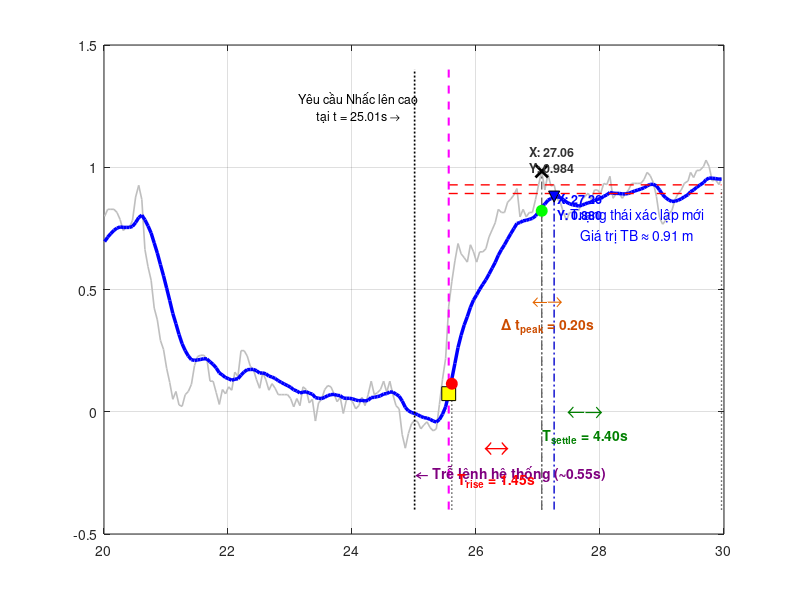

Write the MATLAB code that produced this figure. (Note: this script raises an error after producing the figure.)
clear; clc; close all;

%% 1. KHAI BÁO ĐẦY ĐỦ DỮ LIỆU CẬP NHẬT MỚI (20.01s -> 29.96s)
% Định dạng ma trận: [Thời gian, Áp suất, Tín hiệu thô, Tín hiệu Kalman, Trạng thái]
% Đã loại bỏ hoàn toàn chữ 's' ở cột thời gian để đảm bảo định dạng số chuẩn.
data = [
20.01,100841.67,0.799,0.696,0.00; 20.06,100841.34,0.828,0.714,0.00;
20.11,100841.34,0.828,0.729,0.00; 20.16,100841.34,0.828,0.742,0.00;
20.21,100841.50,0.815,0.751,0.00; 20.26,100841.85,0.786,0.756,0.00;
20.31,100842.22,0.741,0.754,0.00; 20.36,100842.19,0.757,0.754,0.00;
20.41,100842.22,0.754,0.754,0.00; 20.46,100841.88,0.783,0.758,0.00;
20.51,100840.75,0.878,0.774,0.00; 20.56,100840.18,0.926,0.794,0.00;
20.61,100840.86,0.868,0.804,0.00; 20.66,100843.29,0.664,0.785,0.00;
20.71,100844.14,0.593,0.760,0.00; 20.76,100844.82,0.538,0.731,0.00;
20.81,100846.17,0.424,0.690,0.00; 20.86,100846.75,0.376,0.649,0.00;
20.91,100847.77,0.292,0.602,0.00; 20.96,100848.21,0.255,0.556,0.00;
21.01,100849.13,0.178,0.506,0.00; 21.06,100849.80,0.120,0.455,0.00;
21.11,100850.65,0.051,0.402,0.00; 21.16,100850.25,0.083,0.360,0.00;
21.21,100850.92,0.028,0.316,0.00; 21.26,100850.99,0.022,0.278,0.00;
21.31,100850.42,0.070,0.250,0.00; 21.36,100850.25,0.083,0.228,0.00;
21.41,100849.91,0.112,0.213,0.00; 21.46,100849.00,0.189,0.210,0.00;
21.51,100848.55,0.226,0.212,0.00; 21.56,100848.50,0.231,0.214,0.00;
21.61,100848.50,0.231,0.217,0.00; 21.66,100848.66,0.215,0.216,0.00;
21.71,100849.75,0.125,0.204,0.00; 21.76,100849.75,0.125,0.194,0.00;
21.81,100850.32,0.078,0.179,0.00; 21.86,100850.88,0.030,0.159,0.00;
21.91,100850.14,0.091,0.150,0.00; 21.96,100850.38,0.073,0.140,0.00;
22.01,100850.03,0.102,0.135,0.00; 22.06,100850.21,0.088,0.129,0.00;
22.11,100849.29,0.162,0.133,0.00; 22.16,100849.35,0.144,0.135,0.00;
22.21,100848.28,0.250,0.150,0.00; 22.26,100848.28,0.250,0.163,0.00;
22.31,100848.50,0.228,0.172,0.00; 22.36,100849.02,0.186,0.173,0.00;
22.41,100849.18,0.173,0.173,0.00; 22.46,100849.69,0.131,0.168,0.00;
22.51,100850.10,0.096,0.158,0.00; 22.56,100849.35,0.160,0.159,0.00;
22.61,100849.69,0.131,0.155,0.00; 22.66,100850.21,0.088,0.146,0.00;
22.71,100849.86,0.115,0.142,0.00; 22.76,100850.10,0.096,0.136,0.00;
22.81,100850.43,0.070,0.127,0.00; 22.86,100850.43,0.070,0.120,0.00;
22.91,100850.43,0.070,0.113,0.00; 22.96,100850.43,0.070,0.107,0.00;
23.01,100850.60,0.054,0.100,0.00; 23.06,100851.00,0.020,0.090,0.00;
23.11,100850.60,0.054,0.085,0.00; 23.16,100850.94,0.025,0.077,0.00;
23.21,100850.03,0.102,0.080,0.00; 23.26,100850.14,0.091,0.082,0.00;
23.31,100850.82,0.036,0.076,0.00; 23.36,100850.65,0.051,0.072,0.00;
23.41,100851.72,-0.038,0.058,0.00; 23.46,100850.82,0.036,0.055,0.00;
23.51,100850.65,0.051,0.054,0.00; 23.56,100850.14,0.091,0.059,0.00;
23.61,100849.97,0.107,0.066,0.00; 23.66,100850.03,0.102,0.070,0.00;
23.71,100850.38,0.073,0.071,0.00; 23.76,100850.77,0.041,0.067,0.00;
23.81,100850.54,0.059,0.066,0.00; 23.86,100851.28,-0.007,0.056,0.00;
23.91,100850.66,0.049,0.055,0.00; 23.96,100850.60,0.054,0.055,0.00;
24.01,100850.77,0.041,0.053,0.00; 24.06,100851.11,0.012,0.048,0.00;
24.11,100850.94,0.025,0.045,0.00; 24.16,100850.54,0.059,0.047,0.00;
24.21,100850.94,0.025,0.044,0.00; 24.26,100850.43,0.070,0.047,0.00;
24.31,100849.75,0.125,0.058,0.00; 24.36,100850.43,0.070,0.059,0.00;
24.41,100850.32,0.078,0.062,0.00; 24.46,100850.16,0.091,0.065,0.00;
24.51,100849.75,0.125,0.073,0.00; 24.56,100850.27,0.080,0.074,0.00;
24.61,100849.75,0.125,0.081,0.00; 24.66,100850.43,0.070,0.080,0.00;
24.71,100850.94,0.025,0.072,0.00; 24.76,100851.11,0.012,0.064,0.00;
24.81,100852.36,-0.094,0.044,0.00; 24.86,100853.03,-0.149,0.018,0.00;
24.91,100852.30,-0.089,0.004,0.00; 24.96,100851.85,-0.049,-0.003,0.00;
25.01,100851.67,-0.036,-0.007,1.00; 25.06,100851.74,-0.041,-0.012,1.00;
25.11,100852.08,-0.070,-0.019,1.00; 25.16,100851.91,-0.054,-0.024,1.00;
25.21,100851.74,-0.041,-0.026,1.00; 25.26,100852.02,-0.065,-0.031,1.00;
25.31,100852.19,-0.078,-0.038,1.00; 25.36,100852.08,-0.070,-0.042,1.00;
25.41,100850.89,0.030,-0.032,1.00; 25.46,100849.64,0.133,-0.010,1.00;
25.51,100848.63,0.218,0.020,1.00; 25.56,100846.08,0.432,0.074,1.00;
25.61,100844.89,0.532,0.134,1.00; 25.66,100843.88,0.617,0.198,1.00;
25.71,100843.03,0.688,0.263,1.00; 25.76,100843.53,0.646,0.313,1.00;
25.81,100843.71,0.630,0.355,1.00; 25.86,100843.93,0.612,0.389,1.00;
25.91,100843.09,0.683,0.427,1.00; 25.96,100843.42,0.654,0.457,1.00;
26.01,100843.93,0.612,0.478,1.00; 26.06,100843.42,0.654,0.501,1.00;
26.11,100843.42,0.654,0.521,1.00; 26.16,100843.25,0.667,0.540,1.00;
26.21,100842.69,0.715,0.563,1.00; 26.26,100842.35,0.744,0.587,1.00;
26.31,100842.00,0.773,0.611,1.00; 26.36,100841.33,0.828,0.640,1.00;
26.41,100841.50,0.815,0.663,1.00; 26.46,100841.50,0.815,0.683,1.00;
26.51,100840.99,0.857,0.706,1.00; 26.56,100840.82,0.870,0.728,1.00;
26.61,100840.65,0.886,0.749,1.00; 26.66,100840.32,0.913,0.770,1.00;
26.71,100841.73,0.797,0.774,1.00; 26.76,100841.33,0.828,0.781,1.00;
26.81,100841.73,0.797,0.783,1.00; 26.86,100841.50,0.815,0.787,1.00;
26.91,100841.50,0.815,0.791,1.00; 26.96,100840.88,0.868,0.801,1.00;
27.01,100840.14,0.929,0.818,1.00; 27.06,100839.46,0.984,0.840,1.00;
27.11,100840.38,0.907,0.849,1.00; 27.16,100839.63,0.971,0.865,1.00;
27.21,100840.21,0.923,0.872,1.00; 27.26,100840.14,0.929,0.880,1.00;
27.31,100840.82,0.870,0.879,1.00; 27.36,100840.99,0.857,0.876,1.00;
27.41,100841.50,0.815,0.868,1.00; 27.46,100841.89,0.783,0.857,1.00;
27.51,100841.50,0.815,0.851,1.00; 27.56,100841.33,0.815,0.846,1.00;
27.61,100841.33,0.828,0.844,1.00; 27.66,100841.39,0.823,0.841,1.00;
27.71,100840.88,0.868,0.845,1.00; 27.76,100840.71,0.881,0.850,1.00;
27.81,100840.55,0.894,0.855,1.00; 27.86,100840.88,0.868,0.857,1.00;
27.91,100840.38,0.907,0.864,1.00; 27.96,100840.40,0.907,0.869,1.00;
28.01,100840.57,0.892,0.872,1.00; 28.06,100840.07,0.934,0.881,1.00;
28.11,100840.13,0.929,0.887,1.00; 28.16,100839.72,0.963,0.897,1.00;
28.21,100840.80,0.873,0.894,1.00; 28.26,100840.57,0.892,0.893,1.00;
28.31,100840.57,0.892,0.893,1.00; 28.36,100840.80,0.873,0.891,1.00;
28.41,100840.57,0.892,0.891,1.00; 28.46,100840.40,0.907,0.893,1.00;
28.51,100840.07,0.934,0.898,1.00; 28.56,100840.07,0.934,0.903,1.00;
28.61,100840.07,0.934,0.907,1.00; 28.66,100840.07,0.934,0.911,1.00;
28.71,100839.89,0.950,0.916,1.00; 28.76,100839.55,0.979,0.924,1.00;
28.81,100839.69,0.966,0.930,1.00; 28.86,100840.03,0.937,0.930,1.00;
28.91,100840.71,0.881,0.924,1.00; 28.96,100841.76,0.794,0.907,1.00;
29.01,100842.07,0.767,0.888,1.00; 29.06,100841.89,0.783,0.875,1.00;
29.11,100841.57,0.810,0.866,1.00; 29.16,100841.39,0.823,0.860,1.00;
29.21,100840.88,0.868,0.861,1.00; 29.26,100840.57,0.892,0.865,1.00;
29.31,100840.40,0.907,0.871,1.00; 29.36,100840.07,0.934,0.879,1.00;
29.42,100839.55,0.944,0.888,1.00; 29.46,100839.55,0.979,0.900,1.00;
29.51,100839.78,0.958,0.907,1.00; 29.56,100839.78,0.987,0.918,1.00;
29.61,100839.44,0.987,0.927,1.00; 29.67,100839.27,1.003,0.937,1.00;
29.71,100838.94,1.029,0.949,1.00; 29.76,100839.27,1.003,0.956,1.00;
29.81,100839.96,0.944,0.955,1.00; 29.86,100839.89,0.950,0.954,1.00;
29.92,100840.13,0.929,0.951,1.00; 29.96,100839.78,0.958,0.952,1.00
];

t = data(:,1);
raw = data(:,3);
kalman = data(:,4);

%% 2. TÍNH TOÁN THEO MỐC THỰC TẾ ĐÃ CẬP NHẬT (t_start_action = 25.56s)
t_start_action = 25.56;  
idx_stable = (t >= 28.5 & t <= 29.96); % Vùng xác lập mới khi nhấc cao ổn định

final_val = mean(kalman(idx_stable)); 
base_val = mean(kalman(t < t_start_action & t >= 24.0)); % Lấy nền tĩnh trước khi nhấc
delta = final_val - base_val;

val_10 = base_val + 0.10 * delta;
val_90 = base_val + 0.90 * delta;

t10 = t(find(kalman >= val_10 & t >= t_start_action, 1, 'first'));
t90 = t(find(kalman >= val_90 & t >= t_start_action, 1, 'first'));
t_rise = t90 - t10;

settle_band_upper = final_val + 0.02 * abs(delta);
settle_band_lower = final_val - 0.02 * abs(delta);

idx_outside = find((kalman < settle_band_lower | kalman > settle_band_upper) & t >= t_start_action);
t_settle_time = t(idx_outside(end)); 
t_settle = t_settle_time - t_start_action; 

%% 3. ĐỊNH VỊ ĐỈNH CỤC BỘ TRONG QUÁ TRÌNH QUÁ ĐỘ (25.56s -> 28.00s)
idx_transient_peak = (t >= t_start_action & t <= 28.00);
temp_t = t(idx_transient_peak);
temp_raw = raw(idx_transient_peak);
temp_kalman = kalman(idx_transient_peak);

% Tìm đỉnh cục bộ của tín hiệu Thô (Vùng vọt lố thô)
[max_raw_val, idx_raw_p] = max(temp_raw);
t_peak_raw = temp_t(idx_raw_p); 

% Tìm đỉnh cục bộ của tín hiệu Kalman (Trễ sau lọc)
[max_kal_val, idx_kal_p] = max(temp_kalman);
t_peak_kalman = temp_t(idx_kal_p); 
t_peak_delay = t_peak_kalman - t_peak_raw; 

% In kết quả kiểm tra ra Command Window
fprintf('--- KẾT QUẢ ĐÁNH GIÁ ĐÁP ỨNG ĐỘNG HỌC (DỮ LIỆU MỚI) ---\n');
fprintf('Thời điểm đạt đỉnh Thô cục bộ: %.3f giây (Giá trị: %.3f)\n', t_peak_raw, max_raw_val);
fprintf('Thời điểm đạt đỉnh Lọc cục bộ: %.3f giây (Giá trị: %.3f)\n', t_peak_kalman, max_kal_val);
fprintf('=> ĐỘ TRỄ ĐỈNH THỰC TẾ (Peak Delay): %.3f giây\n', t_peak_delay);
fprintf('Thời gian tăng trưởng (Rise Time): %.3f giây\n', t_rise);
fprintf('Thời gian xác lập (Settling Time): %.3f giây\n', t_settle);
fprintf('------------------------------------------------------\n');

%% 4. VẼ ĐỒ THỊ VÀ CẤU HÌNH ĐƯỜNG NỀN ĐỒ ÁN
figure('Name', 'Danh Gia Dap Ung Kalman - Nhac Len Cao', 'NumberTitle', 'off', 'Position', [100, 100, 1050, 650]);
plot(t, raw, 'Color', [0.75 0.75 0.75], 'LineWidth', 1.2, 'DisplayName', 'Dữ liệu thô (Raw)');
hold on;
plot(t, kalman, 'b', 'LineWidth', 2.5, 'DisplayName', 'Dữ liệu sau lọc (Kalman)');

% Vẽ đường dóng biên ổn định 2%
plot([t_start_action max(t)], [settle_band_upper settle_band_upper], 'r--', 'LineWidth', 1, 'HandleVisibility', 'off');
plot([t_start_action max(t)], [settle_band_lower settle_band_lower], 'r--', 'LineWidth', 1, 'DisplayName', 'Băng thông ổn định \pm2%');

% Vẽ đường dóng thẳng đứng tại các điểm mốc thời gian
plot([25.01 25.01], [-0.4 1.4], 'k:', 'LineWidth', 1.2, 'HandleVisibility', 'off'); 
plot([t_start_action t_start_action], [-0.4 1.4], 'm--', 'LineWidth', 1.5, 'HandleVisibility', 'off'); 
plot([t10 t10], [-0.4 val_10], 'k:', 'LineWidth', 1, 'HandleVisibility', 'off');
plot([t90 t90], [-0.4 val_90], 'k:', 'LineWidth', 1, 'HandleVisibility', 'off');
plot([t_settle_time t_settle_time], [-0.4 final_val], 'k:', 'LineWidth', 1, 'HandleVisibility', 'off');

% Đường dóng thẳng đứng tại 2 vị trí đỉnh cục bộ quá độ
plot([t_peak_raw t_peak_raw], [-0.4 max_raw_val], 'Color', [0.4 0.4 0.4], 'LineStyle', '-.', 'LineWidth', 1, 'HandleVisibility', 'off');
plot([t_peak_kalman t_peak_kalman], [-0.4 max_kal_val], 'Color', [0 0 0.8], 'LineStyle', '-.', 'LineWidth', 1, 'HandleVisibility', 'off');

% Đánh dấu điểm nút trên đồ thị bằng các Marker hình học
plot(t_start_action, kalman(find(t>=t_start_action,1)), 'ks', 'MarkerSize', 10, 'MarkerFaceColor', 'y', 'DisplayName', 'Mốc hành động nhấc lên (25.56s)');
plot(t10, val_10, 'ro', 'MarkerSize', 8, 'MarkerFaceColor', 'r', 'DisplayName', 'Điểm đạt 10%');
plot(t90, val_90, 'go', 'MarkerSize', 8, 'MarkerFaceColor', 'g', 'DisplayName', 'Điểm đạt 90%');

% Đánh dấu 2 đỉnh cục bộ chính xác của Raw và Kalman
plot(t_peak_raw, max_raw_val, 'kx', 'MarkerSize', 9, 'LineWidth', 2, 'DisplayName', 'Đỉnh cục bộ Thô');
plot(t_peak_kalman, max_kal_val, 'kv', 'MarkerSize', 8, 'MarkerFaceColor', 'b', 'DisplayName', 'Đỉnh cục bộ Kalman');

% Hiển thị thông số text Data Tips trực quan ngay trên đỉnh
text(t_peak_raw - 0.2, max_raw_val + 0.05, sprintf('X: %.2f\nY: %.3f', t_peak_raw, max_raw_val), 'Color', [0.2 0.2 0.2], 'FontSize', 9, 'FontWeight', 'bold');
text(t_peak_kalman + 0.05, max_kal_val - 0.04, sprintf('X: %.2f\nY: %.3f', t_peak_kalman, max_kal_val), 'Color', 'b', 'FontSize', 9, 'FontWeight', 'bold');

%% 5. THÊM CHÚ THÍCH TRỰC QUAN (TEXT MỚI THEO TẬP DỮ LIỆU ĐÃ CẬP NHẬT)
text(25.03, -0.25, '\leftarrow Trễ lệnh hệ thống (~0.55s)', 'FontSize', 10, 'Color', [0.5 0 0.5], 'FontWeight','bold');
text(24.1, 1.25, {'Yêu cầu Nhấc lên cao'; 'tại t = 25.01s \rightarrow'}, 'FontSize', 9, 'Color', 'k', 'HorizontalAlignment', 'center');

% Chú thích khoảng thời gian tăng trưởng (Rise Time)
text((t10+t90)/2, -0.15, '\leftrightarrow', 'FontSize', 18, 'Color', 'r', 'HorizontalAlignment', 'center');
text((t10+t90)/2, -0.28, ['T_{rise} = ' num2str(t_rise, '%.2f') 's'], 'FontSize', 10, 'Color', 'r', 'FontWeight', 'bold', 'HorizontalAlignment', 'center');

% Chú thích khoảng thời gian xác lập (Settling Time)
text((t_start_action+t_settle_time)/2, -0.0, '\leftarrow\rightarrow', 'FontSize', 16, 'Color', [0 0.5 0], 'HorizontalAlignment', 'center');
text((t_start_action+t_settle_time)/2, -0.1, ['T_{settle} = ' num2str(t_settle, '%.2f') 's'], 'FontSize', 10, 'Color', [0 0.5 0], 'FontWeight', 'bold', 'HorizontalAlignment', 'center');

% Chú thích độ trễ đỉnh Peak Delay cục bộ sau bộ lọc
text((t_peak_raw + t_peak_kalman)/2, 0.45, '\leftarrow\rightarrow', 'FontSize', 14, 'Color', [0.9 0.4 0], 'HorizontalAlignment', 'center');
text((t_peak_raw + t_peak_kalman)/2, 0.35, ['\Delta t_{peak} = ' num2str(t_peak_delay, '%.2f') 's'], 'FontSize', 10, 'Color', [0.8 0.3 0], 'FontWeight', 'bold', 'HorizontalAlignment', 'center');

% Trạng thái ổn định mới xác lập
text(28.6, final_val - 0.15, {'Trạng thái xác lập mới'; ['Giá trị TB \approx ' num2str(final_val, '%.2f') ' m']}, 'FontSize', 10, 'Color', 'b', 'HorizontalAlignment', 'center');

%% 6. ĐỊNH DẠNG ĐỒ THỊ CHUẨN ĐỒ ÁN / BÁO CÁO KHOA HỌC
grid on;
ax = gca; ax.GridLineStyle = ':'; ax.GridAlpha = 0.6;
title('Phân tích Đặc tính Động & Bộ lọc Kalman', 'FontSize', 13, 'FontWeight', 'bold');
xlabel('Thời gian t (giây)', 'FontSize', 11);
ylabel('Giá trị biên độ dịch chuyển (m)', 'FontSize', 11);
legend('Location', 'southeast', 'FontSize', 9);
xlim([20.0, 30.0]);  % Giới hạn trục hoành khít theo chu kỳ log dữ liệu
ylim([-0.4, 1.4]);  % Tăng nhẹ trần biên độ để bao quát đỉnh nhiễu của tập dữ liệu mới
